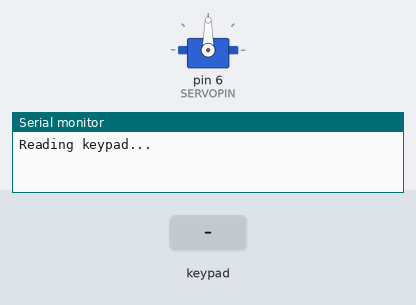
This sketch was run on a simulated Arduino Uno, built with avr-gcc and run on an emulated ATmega328P. Shown: servo, the last lines printed to the serial monitor. Inputs (shaded band) come from the test bench.

Above: at 1.2 s.
1.3 s: keypad keys 2 4 6 8 pressed 0.4 s apart
At 4.0 s:
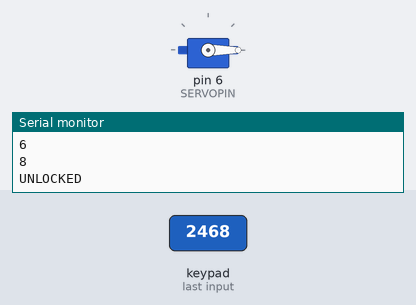
7.5 s: keypad keys 2 4 6 8 # pressed 0.4 s apart
At 9.1 s:
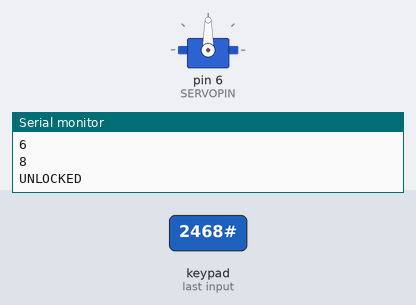
12.7 s: keypad keys 2 4 6 8 * pressed 0.4 s apart
At 15.2 s:
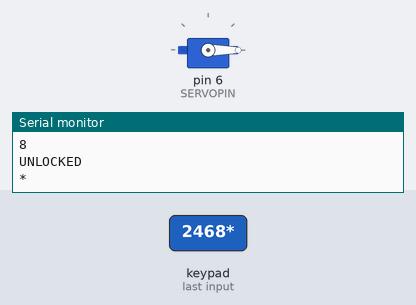
Timing chart, 0 to 16.7 s (numbered marks = the images above; inputs shaded):
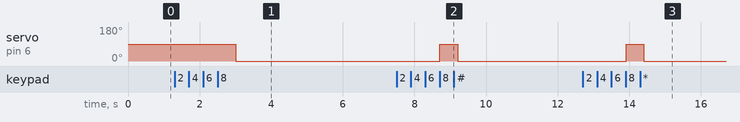

Measured:
- after the input at 1.3 s, servo on pin 6 (SERVOPIN): 90° → 0° after 1.7 s
- after the input at 7.5 s, servo on pin 6 (SERVOPIN): 0° → 90° after 1.2 s, → 0° 0.50 s later
- after the input at 12.7 s, servo on pin 6 (SERVOPIN): 0° → 90° after 1.2 s, → 0° 0.50 s later

The sketch:

keypadLock.ino
```cpp
// Splash 2017, Designing with Arduino
// Starter Code for reading 4x4 matrix keypad
// jhwu@hmc.edu
#include <Keypad.h>
#include <Servo.h>

// Keypad pins, Left (*) to Right (D)
// R1 R2 C0 R3  C1 C2 C3 R0
#define R0 2
#define R1 12
#define R2 11
#define R3 9
#define C0 10
#define C1 5
#define C2 4
#define C3 3

#define SERVOPIN 6 // Servo

Servo servo;

// Initialize keypad
const byte rows = 4;
const byte cols = 4;
char keys[rows][cols] = {
{'1','2','3', 'A'},
{'4','5','6', 'B'},
{'7','8','9', 'C'},
{'*','0','#', 'D'}
};
byte rowPins[rows] = {R0,R1,R2,R3}; //connect to the row pinouts of the keypad
byte colPins[cols] = {C0,C1, C2,C3}; //connect to the column pinouts of the keypad
Keypad keypad = Keypad( makeKeymap(keys), rowPins, colPins, rows, cols );

char code[] = {'2','4','6','8'};
int index = 0;
int isLocked = 1;

void setup() {
  Serial.begin(9600);
  pinMode(SERVOPIN, OUTPUT);
  servo.attach(SERVOPIN);
  Serial.println("Reading keypad...");
}

void loop() {
  //printKeys();
  checkPassCode();
  if(isLocked == 0) {
    servo.write(90);
    delay(500);
    servo.write(-90);
    delay(500);
    servo.write(0);
    isLocked = 1;
  }
}
```

sampleLock.ino
```cpp
void printKeys() {
  char key = keypad.getKey();

  if(key != NO_KEY) {
    Serial.println(key);
  }
}

void checkPassCode() {
  // Get the current key being pressed
  char key = keypad.getKey();

  // If already unlocked or nothing pressed, no need to check for code
  if(!(isLocked) || key == NO_KEY) { return; }

  // If we pressed the correct key
  if(key == code[index]) {
    Serial.println(key);
    index += 1;
    if(index == sizeof(code)) {
      Serial.println("UNLOCKED");
      isLocked = 0;
      index = 0;
    }
  }
  else {
    Serial.println(key);
    index = 0;
  }
}
```
